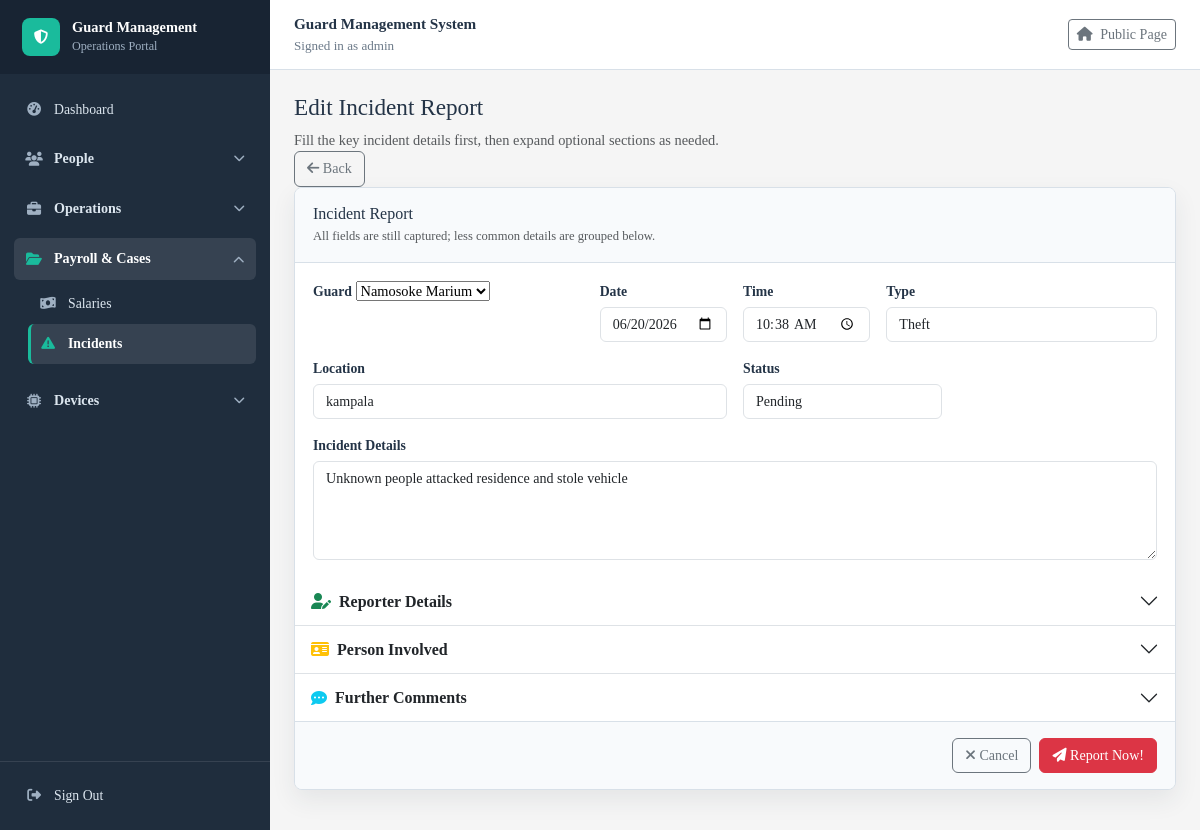
/incidents/edit/1/ (signed in), run on the app's committed database.
### guardmanagementsystem/models.py (models this page shows, shortened)
class Guard(models.Model):
    STATUS_CHOICES = [
        ('Active', 'Active'),
        ('Inactive', 'Inactive'),
        ('Suspended', 'Suspended'),
        ('Terminated', 'Terminated'),
        ('Dismissed', 'Dismissed'),
        ('Resigned', 'Resigned'),
    ]
    guard_id = models.AutoField(primary_key=True)
    user = models.OneToOneField(settings.AUTH_USER_MODEL, on_delete=models.SET_NULL, null=True, blank=True, related_name='guard_profile')
    rfid_card = models.OneToOneField(RFIDCard, on_delete=models.SET_NULL, null=True, blank=True, related_name='guard')
    guard_number = models.CharField(max_length=20, unique=True, null=True, blank=True, editable=False)
    full_name = models.CharField(max_length=100)
    date_of_birth = models.DateField()
    phone = models.CharField(max_length=20)
    email = models.EmailField(unique=True)
    address = models.TextField()
    date_of_joining = models.DateField(auto_now= True)
    status = models.CharField(max_length=20, choices=STATUS_CHOICES, default='Active')
    daily_rate = models.DecimalField(max_digits=12, decimal_places=2, default=7000)
    def __str__(self):
        return self.full_name

class Incident(models.Model):
    STATUS_CHOICES = [
        ('Pending', 'Pending'),
        ('Under Review', 'Under Review'),
        ('Resolved', 'Resolved'),
        ('Closed', 'Closed'),
    ]
    INCIDENT_TYPE_CHOICES = [
        ('Theft', 'Theft'),
        ('Fight', 'Fight'),
        ('Accident', 'Accident'),
        ('Fire', 'Fire'),
        ('Security Breach', 'Security Breach'),
        ('Other', 'Other'),
    ]
    TITLE_CHOICES = [
        ('Mr', 'Mr'),
        ('Ms', 'Ms'),
        ('Mrs', 'Mrs'),
    ]
    incident_id = models.AutoField(primary_key=True)
    guard = models.ForeignKey(Guard, on_delete=models.CASCADE, related_name='incidents')
    incident_date = models.DateField()
    incident_time = models.TimeField(null=True, blank=True)
    incident_type = models.CharField(max_length=50, choices=INCIDENT_TYPE_CHOICES)
    description = models.TextField()
    location = models.CharField(max_length=200)
    reporter_title = models.CharField(max_length=10, choices=TITLE_CHOICES, blank=True)
    reporter_first_name = models.CharField(max_length=100, blank=True)
    reporter_middle_name = models.CharField(max_length=100, blank=True)
    reporter_last_name = models.CharField(max_length=100, blank=True)
    involved_first_name = models.CharField(max_length=100, blank=True)
    involved_last_name = models.CharField(max_length=100, blank=True)
    further_comments = models.TextField(blank=True)
    status = models.CharField(max_length=20, choices=STATUS_CHOICES, default='Pending')

### guardmanagementsystem/views.py (the view)
# urls.py: path("incidents/edit/<int:id>/", views.incident_edit, name="incident_edit"),
@login_required
def incident_edit(request, id):
    return edit_record(
        request,
        Incident,
        IncidentForm,
        {"incident_id": id},
        "Edit Incident Report",
        "incident_list",
        "Incident updated successfully.",
        template_name="guardmanagementsystem/incident_form.html",
        extra_context={"button_text": "Report Now!"}
    )

### guardmanagementsystem/templates/guardmanagementsystem/incident_form.html (shortened to what this page needs)
{% extends "guardmanagementsystem/base.html" %}
{% block content %}
<div class="page-heading">
    <div>
        <h2>{{ title }}</h2>
        <p class="text-muted mb-0">Fill the key incident details first, then expand optional sections as needed.</p>
    </div>
    <a href="{% url 'incident_list' %}" class="btn btn-outline-secondary">
        <i class="fa fa-arrow-left"></i> Back
    </a>
</div>
<form method="POST" novalidate>
    <div class="incident-compact-card">
        <div class="incident-compact-header d-flex justify-content-between align-items-center gap-3">
            <div>
                <h5 class="mb-1">Incident Report</h5>
                <div class="text-muted small">All fields are still captured; less common details are grouped below.</div>
            </div>
        </div>
        <div class="incident-core">
            <div class="row g-3">
                <div class="col-lg-4 col-md-6">
                    <label class="form-label fw-semibold" for="{{ form.guard.id_for_label }}">Guard</label>
                    {{ form.guard }}
                </div>
                <div class="col-lg-2 col-md-3 col-6">
                    <label class="form-label fw-semibold" for="{{ form.incident_date.id_for_label }}">Date</label>
                    {{ form.incident_date }}
                </div>
                <div class="col-lg-2 col-md-3 col-6">
                    <label class="form-label fw-semibold" for="{{ form.incident_time.id_for_label }}">Time</label>
                    {{ form.incident_time }}
                </div>
                <div class="col-lg-4 col-md-6">
                    <label class="form-label fw-semibold" for="{{ form.incident_type.id_for_label }}">Type</label>
                    {{ form.incident_type }}
                </div>
                <div class="col-lg-6">
                    <label class="form-label fw-semibold" for="{{ form.location.id_for_label }}">Location</label>
                    {{ form.location }}
                </div>
                <div class="col-lg-3 col-md-6">
                    <label class="form-label fw-semibold" for="{{ form.status.id_for_label }}">Status</label>
                    {{ form.status }}
                </div>
                <div class="col-12">
                    <label class="form-label fw-semibold" for="{{ form.description.id_for_label }}">Incident Details</label>
                    {{ form.description }}
                </div>
            </div>
        </div>
        <div class="incident-extra accordion accordion-flush" id="incidentExtraSections">
            <div class="accordion-item">
                <h2 class="accordion-header" id="reporterHeading">
                    <button class="accordion-button collapsed" type="button" data-bs-toggle="collapse" data-bs-target="#reporterDetails" aria-expanded="false" aria-controls="reporterDetails">
                        <i class="fa fa-user-pen me-2 text-success"></i> Reporter Details
                    </button>
                </h2>
            </div>
            <div class="accordion-item">
                <h2 class="accordion-header" id="involvedHeading">
                    <button class="accordion-button collapsed" type="button" data-bs-toggle="collapse" data-bs-target="#involvedDetails" aria-expanded="false" aria-controls="involvedDetails">
                        <i class="fa fa-id-card me-2 text-warning"></i> Person Involved
                    </button>
                </h2>
            </div>
            <div class="accordion-item">
                <h2 class="accordion-header" id="commentsHeading">
                    <button class="accordion-button collapsed" type="button" data-bs-toggle="collapse" data-bs-target="#commentsDetails" aria-expanded="false" aria-controls="commentsDetails">
                        <i class="fa fa-comment-dots me-2 text-info"></i> Further Comments
                    </button>
                </h2>
            </div>
        </div>
        <div class="incident-compact-actions d-flex justify-content-end gap-2">
            <a href="{% url 'incident_list' %}" class="btn btn-outline-secondary">
                <i class="fa fa-xmark"></i> Cancel
            </a>
            <button type="submit" class="btn btn-danger">
                <i class="fa fa-paper-plane"></i> {{ button_text|default:"Save Incident" }}
            </button>
        </div>
    </div>
</form>
{% endblock %}

### guardmanagementsystem/templates/guardmanagementsystem/base.html (shortened to what this page needs)
<!doctype html>
<html lang="en">
<head>
    <link href="https://cdn.jsdelivr.net/npm/bootstrap@5.3.3/dist/css/bootstrap.min.css" rel="stylesheet">
    <link href="https://cdnjs.cloudflare.com/ajax/libs/font-awesome/6.5.2/css/all.min.css" rel="stylesheet">
</head>
<body>
    {% with current_url=request.resolver_match.url_name %}
    <div class="app-layout">
        <aside class="sidebar">
            <div class="d-flex align-items-center justify-content-between">
                <a class="sidebar-brand flex-grow-1" href="{% if nav_permissions.can_dashboard %}{% url 'dashboard' %}{% else %}{% url 'iot_swipe_attendance' %}{% endif %}">
                    <span class="brand-mark"><i class="fa fa-shield-halved"></i></span>
                    <span>
                        <span class="brand-title">Guard Management</span>
                        <span class="brand-subtitle">Operations Portal</span>
                    </span>
                </a>
            </div>
            <nav id="sidebarNav" class="sidebar-nav collapse d-lg-block">
                {% if nav_permissions.can_dashboard %}
                    <a class="sidebar-link {% if current_url == 'dashboard' %}active{% endif %}" href="{% url 'dashboard' %}">
                        <i class="fa fa-gauge-high"></i> Dashboard
                    </a>
                {% endif %}
                {% if nav_permissions.can_people %}
                <div class="sidebar-module">
                    <button class="module-toggle" type="button" data-bs-toggle="collapse" data-bs-target="#peopleModule" aria-controls="peopleModule" aria-expanded="{% if current_url in 'user_list user_add user_edit user_delete guard_list guard_add guard_edit guard_delete client_list client_add client_edit client_delete' %}true{% else %}false{% endif %}">
                        <span class="module-title"><i class="fa fa-users"></i> People</span>
                        <i class="fa fa-chevron-down module-chevron"></i>
                    </button>
                </div>
                {% endif %}
                {% if nav_permissions.can_operations %}
                <div class="sidebar-module">
                    <button class="module-toggle" type="button" data-bs-toggle="collapse" data-bs-target="#operationsModule" aria-controls="operationsModule" aria-expanded="{% if current_url in 'contract_list contract_add contract_edit contract_delete deployment_list deployment_add deployment_edit deployment_delete deployment_guard_list deployment_guard_add deployment_guard_edit deployment_guard_delete program_guard shift_list shift_add shift_edit shift_delete shift_import schedule_csv_template asset_list asset_add asset_edit asset_delete' %}true{% else %}false{% endif %}">
                        <span class="module-title"><i class="fa fa-briefcase"></i> Operations</span>
                        <i class="fa fa-chevron-down module-chevron"></i>
                    </button>
                </div>
                {% endif %}
                {% if nav_permissions.can_payroll_cases %}
                <div class="sidebar-module">
                    <button class="module-toggle" type="button" data-bs-toggle="collapse" data-bs-target="#payrollCasesModule" aria-controls="payrollCasesModule" aria-expanded="{% if current_url in 'salary_list salary_add salary_edit salary_delete salary_payslip_general salary_payslip_individual incident_list incident_add incident_edit incident_delete incident_pdf_report' %}true{% else %}false{% endif %}">
                        <span class="module-title"><i class="fa fa-folder-open"></i> Payroll & Cases</span>
                        <i class="fa fa-chevron-down module-chevron"></i>
                    </button>
                    <div id="payrollCasesModule" class="collapse {% if current_url in 'salary_list salary_add salary_edit salary_delete salary_payslip_general salary_payslip_individual incident_list incident_add incident_edit incident_delete incident_pdf_report' %}show{% endif %}">
                        <div class="module-menu">
                            {% if nav_permissions.can_salaries %}
                                <a class="sidebar-link {% if current_url in 'salary_list salary_add salary_edit salary_delete salary_payslip_general salary_payslip_individual' %}active{% endif %}" href="{% url 'salary_list' %}">
                                    <i class="fa fa-money-bill-wave"></i> Salaries
                                </a>
                            {% endif %}
                            {% if nav_permissions.can_cases %}
                                <a class="sidebar-link {% if current_url in 'incident_list incident_add incident_edit incident_delete incident_pdf_report' %}active{% endif %}" href="{% url 'incident_list' %}">
                                    <i class="fa fa-triangle-exclamation"></i> Incidents
                                </a>
                            {% endif %}
                        </div>
                    </div>
                </div>
                {% endif %}
                {% if nav_permissions.can_reports_devices %}
                <div class="sidebar-module">
                    <button class="module-toggle" type="button" data-bs-toggle="collapse" data-bs-target="#reportsDevicesModule" aria-controls="reportsDevicesModule" aria-expanded="{% if current_url in 'rfid_card_list rfid_card_add rfid_card_edit rfid_card_delete iot_device_list iot_device_add iot_device_edit iot_device_delete iot_swipe_attendance audit_log_list' %}true{% else %}false{% endif %}">
                        <span class="module-title"><i class="fa fa-microchip"></i> Devices</span>
                        <i class="fa fa-chevron-down module-chevron"></i>
                    </button>
                </div>
                {% endif %}
            </nav>
            <div class="sidebar-footer">
                {% if request.user.is_authenticated %}
                    <a class="sidebar-link" href="{% url 'signout' %}">
                        <i class="fa fa-right-from-bracket"></i> Sign Out
                    </a>
                {% else %}
                    <a class="sidebar-link" href="{% url 'signin' %}">
                        <i class="fa fa-right-to-bracket"></i> Sign In
                    </a>
                {% endif %}
            </div>
        </aside>
        <div class="main-panel">
            <header class="topbar">
                <div>
                    <p class="topbar-title">Guard Management System</p>
                    <div class="topbar-user">
                        {% if request.user.is_authenticated %}
                            Signed in as {{ request.user.username }}
                        {% else %}
                            Staff portal
                        {% endif %}
                    </div>
                </div>
                <a class="btn btn-sm btn-outline-secondary" href="{% url 'welcome' %}">
                    <i class="fa fa-house me-1"></i> Public Page
                </a>
            </header>
            <main class="container-fluid page-shell content-area">
                {% block content %}{% endblock %}
            </main>
        </div>
    </div>
    {% endwith %}
</body>
</html>

### data on the page
Guard: guard "Namosoke Marium"
Incident: incident_date "06/20/2026", incident_time "10:38:00", incident_type "Theft", location "kampala", status "Pending", description "Unknown people attacked residence and stole vehicle"

### other printed values
{{ request.user.username }} "admin"
{{ title }} "Edit Incident Report"
{{ button_text|default:"Save Incident" }} "Report Now!"
